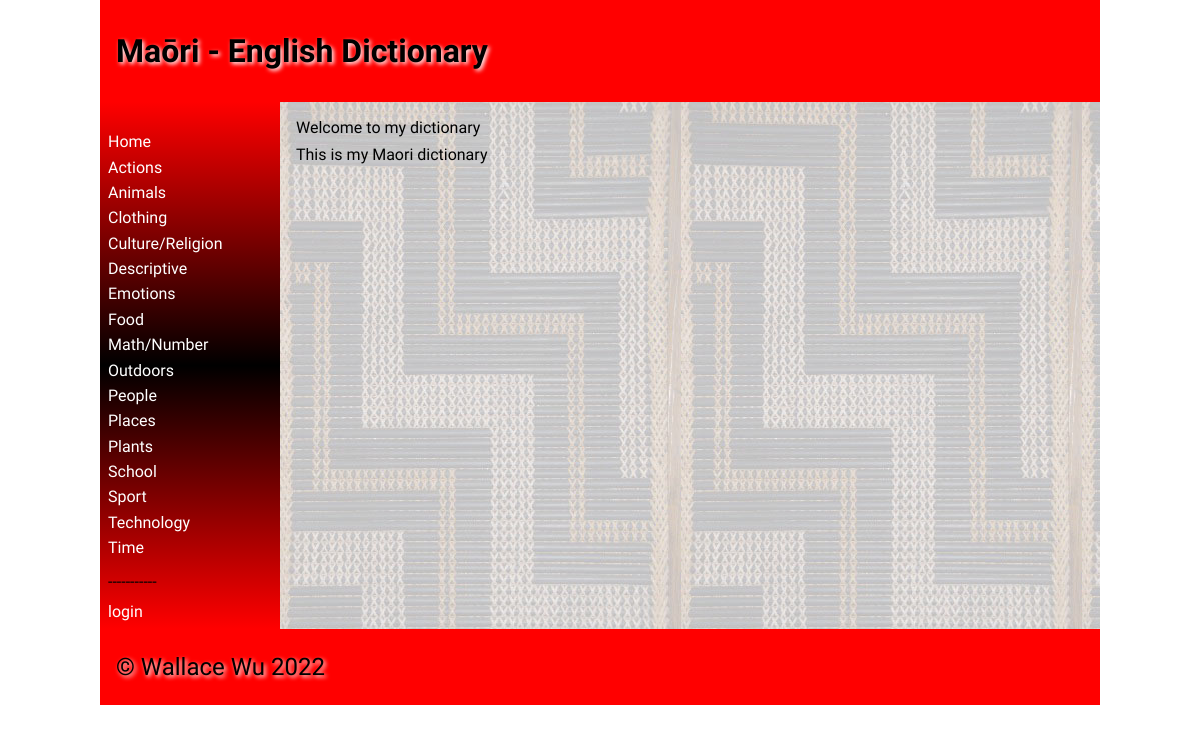
The page / on the database its author committed.
### tables this page shows
CREATE TABLE "Categories"
(
	id integer
		constraint Categories_pk
			primary key autoincrement,
	Category_Name varchar(30)
);

### app.py (the view)
@app.route('/')
def home_page():
    query = "SELECT id, Maori, English, Description, Level, image FROM Dictionary"
    con = create_connection(DATABASE)
    cur = con.cursor()
    cur.execute(query)
    word_data = cur.fetchall()
    con.close()
    return render_template("Home.html", logged_in=is_logged_in(), words=word_data, categories=categories())

### app.py (called while the page is built)
def create_connection(db_file):
    try:
        connection = sqlite3.connect(db_file)
        connection.execute('pragma foreign_keys=ON')
        return connection
    except Error as e:
        print(e)
    return None

def is_logged_in():
    if session.get("email") is None:
        print("not logged in")
        return False
    else:
        print("logged in")
        return True

def categories():
    query = "SELECT id, Category_Name FROM Categories"
    con = create_connection(DATABASE)
    cur = con.cursor()
    cur.execute(query)
    category = cur.fetchall()
    con.close()
    print(category)
    return category

### templates/home.html (shortened to what this page needs)
{% extends 'base.html' %}
{% block heading %}Maōri - English Dictionary{% endblock %}
{% block main %}
    <h>Welcome to my dictionary</h>
    <p>This is my Maori dictionary</p>
{% endblock %}

### templates/base.html (shortened to what this page needs)
<!doctype html>
<html lang="en">
<head>
	<link href="{{ url_for('static', filename='css/style.css') }}" rel="stylesheet">
</head>
<body>
	<div id="container">
		<header>
			<h1>{% block heading %}{% endblock %}</h1>
		</header>
		<nav>
			<ul>
                <li><a href="\">Home</a></li>
                {% for category in categories %}
                <li><a href="/categories/{{ category[0] }}">{{category[1]}}</a></li>
                {% endfor %}
                <li><p>-----------</p></li>
                {% if logged_in %}
                    <li><a href="/add_category">Add Category</a></li>
                    <li><a href="/logout">logout</a></li>
                {% else %}
                <a href="/login">login</a>
                {% endif %}
			</ul>
		</nav>
		<main>
            {% block main%}{% endblock %}
        </main>
		<footer>
			<p>
				&copy; Wallace Wu 2022
			</p>
		</footer>
	</div>
</body>
</html>

### static/css/style.css (style rules this page uses)
* { font-family: Comfortaa, sans-serif; margin: 0; padding: 0; box-sizing: border-box; }
#container { display: grid; grid-template-columns: 75px auto; grid-template-areas: 'nav header' 'main main' 'footer footer'; }
header { grid-area: header; background-color: #f00; padding: 1rem; }
nav { grid-area: nav; }
main { grid-area: main; padding: 1rem; background-color: #edd; }
h1, h2, h3, h4 { padding: 1rem 0; font-family: 'Suez One', serif; color: #000; text-shadow: 2px 2px 4px #fff; }
p { padding: 0.5rem 0; }
a { color: #222; }
footer { grid-area: footer; padding: 1rem; background-color: #f00; }
footer p { color: #000; text-shadow: 2px 2px 4px #fff; font-size: 1.5rem; }
@media only screen and (min-width: 768px) { #container { grid-template-columns: 180px auto; grid-template-areas: 'header header' 'nav main' 'footer footer'; } }
@media only screen and (min-width: 768px) { nav { background: linear-gradient(180deg, rgba(255,0,0,1) 0%, rgba(0, 0, 0, 1) 50%, rgba(255,0,0,1) 100%); padding: 0.5rem; } }
@media only screen and (min-width: 768px) { nav ul { list-style: none; } }
@media only screen and (min-width: 768px) { nav li { padding: 0.2rem 0; } }
@media only screen and (min-width: 768px) { nav a { color: #fff; text-decoration: none; } }
@media only screen and (min-width: 768px) { main { background-image: url('/poutama.jpg'); } }
@media only screen and (min-width: 1000px) { #container { width: 1000px; margin: auto; } }

### rows shown on the page
Categories: Category_Name "Actions"
Categories: Category_Name "Animals"
Categories: Category_Name "Clothing"
Categories: Category_Name "Culture/Religion"
Categories: Category_Name "Descriptive"
Categories: Category_Name "Emotions"
Categories: Category_Name "Food"
Categories: Category_Name "Math/Number"
Categories: Category_Name "Outdoors"
Categories: Category_Name "People"
Categories: Category_Name "Places"
Categories: Category_Name "Plants"
Categories: Category_Name "School"
Categories: Category_Name "Sport"
Categories: Category_Name "Technology"
Categories: Category_Name "Time"
